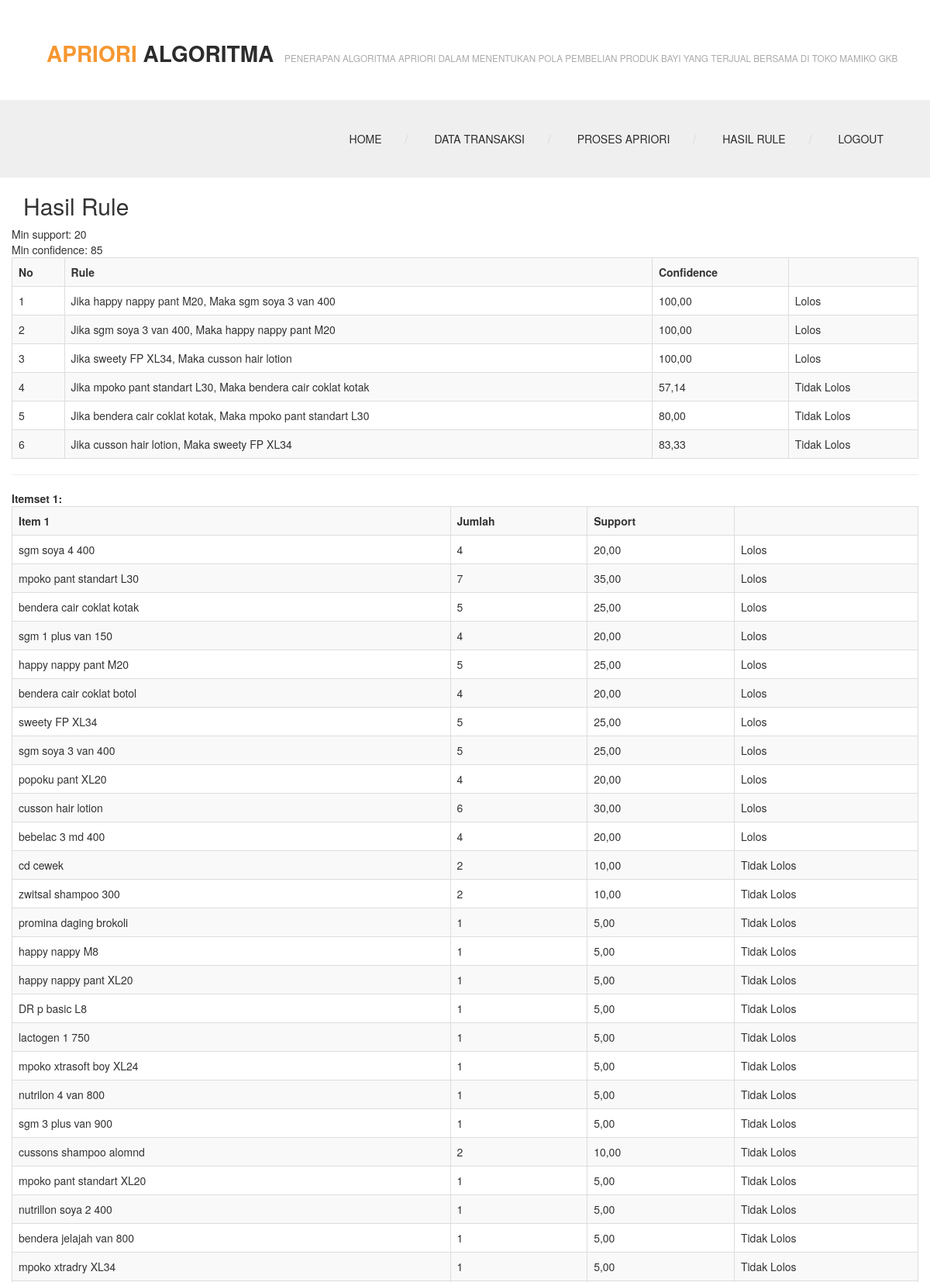
The app's page /index.php?menu=view_rule&id_process=1 (signed in, upper part) with its own data.
### tables this page shows
CREATE TABLE `confidence` (
  `kombinasi1` varchar(255) DEFAULT NULL,
  `kombinasi2` varchar(255) DEFAULT NULL,
  `support_xUy` double DEFAULT NULL,
  `support_x` double DEFAULT NULL,
  `confidence` double DEFAULT NULL,
  `lolos` tinyint(4) DEFAULT NULL,
  `min_support` double DEFAULT NULL,
  `min_confidence` double DEFAULT NULL,
  `id_process` int(11) NOT NULL DEFAULT '0'
);

CREATE TABLE `itemset1` (
  `atribut` varchar(200) DEFAULT NULL,
  `jumlah` int(11) DEFAULT NULL,
  `support` double DEFAULT NULL,
  `lolos` tinyint(4) DEFAULT NULL,
  `id_process` int(11) NOT NULL DEFAULT '0'
);

### database.php (called while the page is built, shortened)
<?php
class database {
    private $servername;
    private $user_db;
    private $password_db;
    private $database;
    private $koneksi;
    function database() {
        return $this->connect_db();
    }
    function load_conf_db() {
        $path = dirname(__FILE__) . '/koneksi.php';
        if (file_exists($path)) {
            $conf = include $path;
            $this->servername = @$conf['host'];
            $this->database = @$conf['dbname'];
            $this->user_db = @$conf['username'];
            $this->password_db = @$conf['password'];
        }
    }
    public function connect_db() {
        $this->koneksi = mysqli_connect($this->servername, $this->user_db, $this->password_db, $this->database);
        return $this->koneksi;
    }
    function db_query($sql) {
        $conn = $this->koneksi;
        return mysqli_query($conn, $sql);
    }
    function db_fetch_array($result) {
        return mysqli_fetch_array($result);
    }
    function db_num_rows($result) {
        return mysqli_num_rows($result);
    }
}
?>

### koneksi.php (called while the page is built)
<?php
return array(
    'host' => "localhost",
    'username' => "root",
    'password' => "",
    'dbname' => "apriori_toko",
);
?>

### fungsi.php (called while the page is built, shortened)
<?php
function price_format($value){
	return number_format($value,2, ',', '.');
}
?>

### view_rule.php (the view, shortened to what this page needs)
<?php
include_once "database.php";
include_once "fungsi.php";
?>
<section class="page_head">
    <div class="container">
        <div class="row">
            <div class="col-lg-12 col-md-12 col-sm-12">
                <div class="page_title">
                    <h2>Hasil Rule</h2>
                </div>
            </div>
        </div>
    </div>
</section>
<?php
$db_object = new database();
$id_process = 0;
if(isset($_GET['id_process'])){
    $id_process = $_GET['id_process'];
}
$sql = "SELECT
        *
        FROM
         confidence
        WHERE id_process = '$id_process' "
        . " ORDER BY lolos DESC";
$query=$db_object->db_query($sql);
$jumlah=$db_object->db_num_rows($query);
?>
<div class="super_sub_content">
    <div class="container">
        <div class="row">
            <?php
            if($jumlah==0){
                    echo "Data kosong...";
            }
            else{
            ?>
            <table class='table table-bordered table-striped  table-hover'>
                <tr>
                <th>No</th>
                <th>Rule</th>
                <th>Confidence</th>
                <th></th>
                </tr>
                <?php
                    $no=1;
                    while($row=$db_object->db_fetch_array($query)){
                        if($no==1){
                            echo "<br>";
                        }
                        $kom1 = explode(" , ",$row['kombinasi1']);
                        $jika = implode(" Dan ", $kom1);
                        $kom2 = explode(" , ",$row['kombinasi2']);
                        $maka = implode(" Dan ", $kom2);
                            echo "<tr>";
                            echo "<td>".$no."</td>";
                            echo "<td>Jika ".$jika.", Maka ".$maka."</td>";
                            echo "<td>".price_format($row['confidence'])."</td>";
                            echo "<td>".($row['lolos']==1?"Lolos":"Tidak Lolos")."</td>";
                        echo "</tr>";
                        $no++;
                    }
                    ?>
            </table>
            <?php
            $sql1 = "SELECT
                    *
                    FROM
                     itemset1
                    WHERE id_process = '$id_process' "
                    . " ORDER BY lolos DESC";
            $query1=$db_object->db_query($sql1);
            ?>
            <hr>
            <strong>Itemset 1:</strong></br>
            <table class='table table-bordered table-striped  table-hover'>
                <tr>
                <th>Item 1</th>
                <th>Jumlah</th>
                <th>Support</th>
                <th></th>
                </tr>
                <?php
                    while($row1=$db_object->db_fetch_array($query1)){
                            echo "<tr>";
                            echo "<td>".$row1['atribut']."</td>";
                            echo "<td>".$row1['jumlah']."</td>";
                            echo "<td>".price_format($row1['support'])."</td>";
                            echo "<td>".($row1['lolos']==1?"Lolos":"Tidak Lolos")."</td>";
                        echo "</tr>";
                    }
                    ?>
            </table>
            <?php
            }
            ?>
        </div>
    </div>
</div>

### css/templatemo-style.css (style rules this page uses)
html, body, div, span, applet, object, iframe, h1, h2, h3, h4, h5, h6, p, blockquote, pre, a, abbr, acronym, address, big, cite, code, del, dfn, em, img, ins, kbd, q, s, samp, small, strike, strong, sub, sup, tt, var, b, u, i, center, dl, dt, dd, ol, ul, li, fieldset, form, label, legend, table, caption, tbody, tfoot, thead, tr, th, td, article, aside, canvas, details, embed, figure, figcaption, footer, header, hgroup, menu, nav, output, ruby, section, summary, time, mark, audio, video { margin: 0; padding: 0; border: 0; font-size: 100%; vertical-align: baseline; }
body { line-height: 1; }
table { border-collapse: collapse; border-spacing: 0; }
html { font-size: 100%; -webkit-text-size-adjust: 100%; -ms-text-size-adjust: 100%; }
article, aside, details, figcaption, figure, footer, header, hgroup, nav, section, img { display: block; }
body { font-family: "Roboto", sans-serif; font-size: .89em; line-height: 1.75; color: #777777; background-color: #efefef; text-rendering: optimizeLegibility; }
h1, h2, h3, h4, h5, h6 { font-family: "Roboto Slab", serif; color: #2c2c2c; }
*, *:before, *:after { -moz-box-sizing: border-box; -webkit-box-sizing: border-box; box-sizing: border-box; }
hr { display: block; height: 1px; border: 0; border-top: 1px solid #e2e2e2; margin: 40px 0; }

### records on screen
confidence: kombinasi1 "happy nappy pant M20", kombinasi2 "sgm soya 3 van 400", confidence "100,00", lolos "Lolos"
confidence: kombinasi1 "sgm soya 3 van 400", kombinasi2 "happy nappy pant M20", confidence "100,00", lolos "Lolos"
confidence: kombinasi1 "sweety FP XL34", kombinasi2 "cusson hair lotion", confidence "100,00", lolos "Lolos"
confidence: kombinasi1 "mpoko pant standart L30", kombinasi2 "bendera cair coklat kotak", confidence "57,14", lolos "Tidak Lolos"
confidence: kombinasi1 "bendera cair coklat kotak", kombinasi2 "mpoko pant standart L30", confidence "80,00", lolos "Tidak Lolos"
confidence: kombinasi1 "cusson hair lotion", kombinasi2 "sweety FP XL34", confidence "83,33", lolos "Tidak Lolos"
itemset1: atribut "sgm soya 4 400", jumlah "4", support "20,00", lolos "Lolos"
itemset1: atribut "mpoko pant standart L30", jumlah "7", support "35,00", lolos "Lolos"
itemset1: atribut "bendera cair coklat kotak", jumlah "5", support "25,00", lolos "Lolos"
itemset1: atribut "sgm 1 plus van 150", jumlah "4", support "20,00", lolos "Lolos"
itemset1: atribut "happy nappy pant M20", jumlah "5", support "25,00", lolos "Lolos"
itemset1: atribut "bendera cair coklat botol", jumlah "4", support "20,00", lolos "Lolos"
itemset1: atribut "sweety FP XL34", jumlah "5", support "25,00", lolos "Lolos"
itemset1: atribut "sgm soya 3 van 400", jumlah "5", support "25,00", lolos "Lolos"
itemset1: atribut "popoku pant XL20", jumlah "4", support "20,00", lolos "Lolos"
itemset1: atribut "cusson hair lotion", jumlah "6", support "30,00", lolos "Lolos"
itemset1: atribut "bebelac 3 md 400", jumlah "4", support "20,00", lolos "Lolos"
itemset1: atribut "cd cewek", jumlah "2", support "10,00", lolos "Tidak Lolos"
itemset1: atribut "zwitsal shampoo 300", jumlah "2", support "10,00", lolos "Tidak Lolos"
itemset1: atribut "promina daging brokoli", jumlah "1", support "5,00", lolos "Tidak Lolos"
itemset1: atribut "happy nappy M8", jumlah "1", support "5,00", lolos "Tidak Lolos"
itemset1: atribut "happy nappy pant XL20", jumlah "1", support "5,00", lolos "Tidak Lolos"
itemset1: atribut "DR p basic L8", jumlah "1", support "5,00", lolos "Tidak Lolos"
itemset1: atribut "lactogen 1 750", jumlah "1", support "5,00", lolos "Tidak Lolos"
itemset1: atribut "mpoko xtrasoft boy XL24", jumlah "1", support "5,00", lolos "Tidak Lolos"
itemset1: atribut "nutrilon 4 van 800", jumlah "1", support "5,00", lolos "Tidak Lolos"
itemset1: atribut "sgm 3 plus van 900", jumlah "1", support "5,00", lolos "Tidak Lolos"
itemset1: atribut "cussons shampoo alomnd", jumlah "2", support "10,00", lolos "Tidak Lolos"
itemset1: atribut "mpoko pant standart XL20", jumlah "1", support "5,00", lolos "Tidak Lolos"
itemset1: atribut "nutrillon soya 2 400", jumlah "1", support "5,00", lolos "Tidak Lolos"
itemset1: atribut "bendera jelajah van 800", jumlah "1", support "5,00", lolos "Tidak Lolos"
itemset1: atribut "mpoko xtradry XL34", jumlah "1", support "5,00", lolos "Tidak Lolos"
